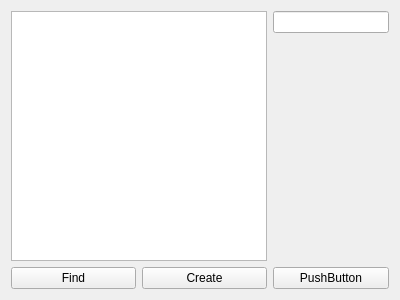
<?xml version="1.0" encoding="UTF-8"?>
<ui version="4.0">
 <class>EditorForm</class>
 <widget class="QWidget" name="EditorForm">
  <property name="geometry">
   <rect>
    <x>0</x>
    <y>0</y>
    <width>400</width>
    <height>300</height>
   </rect>
  </property>
  <property name="windowTitle">
   <string>Form</string>
  </property>
  <layout class="QGridLayout" name="gridLayout">
   <item row="1" column="1">
    <widget class="QPushButton" name="createControlButton">
     <property name="text">
      <string>Create</string>
     </property>
    </widget>
   </item>
   <item row="0" column="2" rowspan="2">
    <layout class="QGridLayout" name="gridLayout_2">
     <item row="1" column="0">
      <widget class="QLineEdit" name="nameEdit"/>
     </item>
     <item row="3" column="0">
      <widget class="QPushButton" name="pushButton_3">
       <property name="text">
        <string>PushButton</string>
       </property>
      </widget>
     </item>
     <item row="2" column="0">
      <spacer name="verticalSpacer">
       <property name="orientation">
        <enum>Qt::Orientation::Vertical</enum>
       </property>
       <property name="sizeHint" stdset="0">
        <size>
         <width>20</width>
         <height>40</height>
        </size>
       </property>
      </spacer>
     </item>
    </layout>
   </item>
   <item row="1" column="0">
    <widget class="QPushButton" name="findControlButton">
     <property name="text">
      <string>Find</string>
     </property>
    </widget>
   </item>
   <item row="0" column="0" colspan="2">
    <widget class="QListView" name="listView"/>
   </item>
  </layout>
 </widget>
 <resources/>
 <connections/>
</ui>
